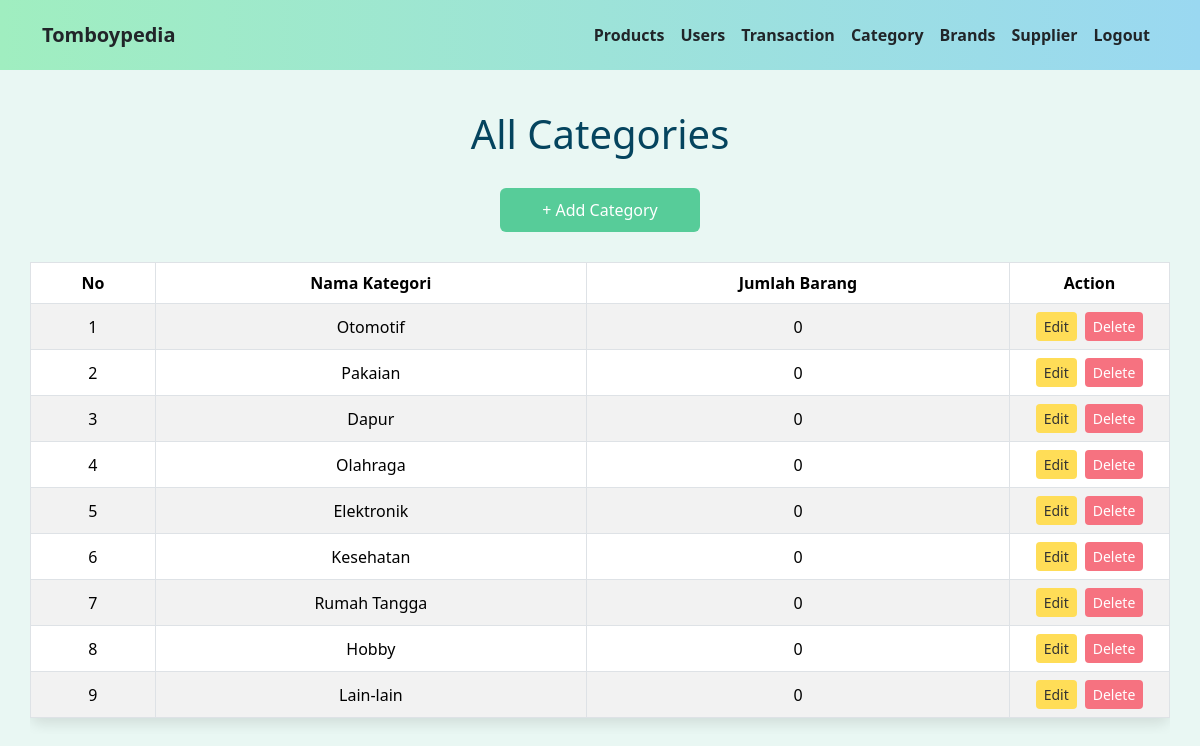
Screenshot of /category.php (signed in) with the database file from the repository.
### tables this page shows
CREATE TABLE categories (
  id INT AUTO_INCREMENT PRIMARY KEY,
  `name` VARCHAR(100) NOT NULL UNIQUE
);

### category.php (the view, shortened to what this page needs)
<?php
require_once 'db.php';
$query = $pdo->prepare("
        SELECT c.*, COUNT(p.id) AS jumlah_barang
        FROM categories c
        LEFT JOIN posts p ON c.id = p.category_id
        GROUP BY c.id
        ORDER BY c.id ASC
    ");
$query->execute();
$categories = $query->fetchAll();
?>
<!DOCTYPE html>
<html lang="en">
<head>
    <link href="https://cdn.jsdelivr.net/npm/bootstrap@5.3.6/dist/css/bootstrap.min.css" rel="stylesheet">
</head>
<body>
    <nav class="navbar navbar-expand-lg">
        <div class="container-fluid">
            <a class="navbar-brand fw-bold text-dark" href="#">Tomboypedia</a>
            <div class="collapse navbar-collapse" id="navbarSupportedContent">
                <ul class="navbar-nav ms-auto mb-2 mb-lg-0">
                    <li class="nav-item"><a class="nav-link text-dark fw-semibold" href="dashboard.php">Products</a></li>
                    <li class="nav-item"><a class="nav-link text-dark fw-semibold" href="users.php">Users</a></li>
                    <li class="nav-item"><a class="nav-link text-dark fw-semibold" href="transaction.php">Transaction</a></li>
                    <li class="nav-item"><a class="nav-link text-dark fw-semibold" href="category.php">Category</a></li>
                    <li class="nav-item"><a class="nav-link text-dark fw-semibold" href="brands.php">Brands</a></li>
                    <li class="nav-item"><a class="nav-link text-dark fw-semibold" href="supplier.php">Supplier</a></li>
                    <li class="nav-item"><a class="nav-link text-dark fw-semibold" href="logout.php">Logout</a></li>
                </ul>
            </div>
        </div>
    </nav>
    <h1>All Categories</h1>
    <a href="add_category.php" class="btn-add">+ Add Category</a>
    <?php if (count($categories) == 0): ?>
        <p style="text-align: center; font-size: 18px; color: #666;">Belum ada kategori.</p>
    <?php else: ?>
        <div class="table-container">
            <table class="table table-bordered table-striped align-middle">
                <thead>
                    <tr>
                        <th>No</th>
                        <th>Nama Kategori</th>
                        <th>Jumlah Barang</th>
                        <th style="width: 160px;">Action</th>
                    </tr>
                </thead>
                <tbody>
                    <?php foreach ($categories as $index => $category): ?>
                        <tr>
                            <td><?php echo $index + 1; ?></td>
                            <td><?php echo $category['name']; ?></td>
                            <td><?php echo $category['jumlah_barang']; ?></td>
                            <td>
                                <div style="display: flex; justify-content: center; gap: 8px;">
                                    <a href="edit_category.php?id=<?php echo $category['id']; ?>" class="btn btn-sm btn-edit">Edit</a>
                                    <form method="POST" onsubmit="return confirm('Yakin ingin menghapus kategori ini?');">
                                        <button type="submit" class="btn btn-sm btn-delete">Delete</button>
                                    </form>
                                </div>
                            </td>
                        </tr>
                    <?php endforeach; ?>
                </tbody>
            </table>
        </div>
    <?php endif; ?>
</body>
</html>

### category.php (style rules this page uses)
body { margin: 0; font-family: 'Segoe UI', Tahoma, Geneva, Verdana, sans-serif; background-color: #e9f7f3; }
.navbar { background: linear-gradient(90deg, #A0EEC0, #9AD8F1); padding: 15px 30px; display: flex; justify-content: space-between; align-items: center; }
.navbar a { color: #05445E; text-decoration: none; margin-right: 20px; font-weight: 500; }
.navbar a:last-child { margin-right: 0; }
h1 { margin-top: 40px; text-align: center; color: #05445E; }
.table-container { margin: 30px auto; width: 95%; overflow-x: auto; }
table { background-color: white; border-radius: 10px; box-shadow: 0 6px 14px rgba(0, 0, 0, 0.1); }
th { color: #05445E; }
td, th { text-align: center; vertical-align: middle; }
.btn-edit { background-color: #FFDD57; color: #333; border: none; }
.btn-delete { background-color: #F67280; color: white; border: none; }
.btn-add { margin: 30px auto; width: 200px; display: block; background-color: #57CC99; color: white; padding: 10px 20px; border-radius: 6px; text-decoration: none; text-align: center; }

### rows the page displays
categories: name "Otomotif", jumlah_barang "0"
categories: name "Pakaian", jumlah_barang "0"
categories: name "Dapur", jumlah_barang "0"
categories: name "Olahraga", jumlah_barang "0"
categories: name "Elektronik", jumlah_barang "0"
categories: name "Kesehatan", jumlah_barang "0"
categories: name "Rumah Tangga", jumlah_barang "0"
categories: name "Hobby", jumlah_barang "0"
categories: name "Lain-lain", jumlah_barang "0"
